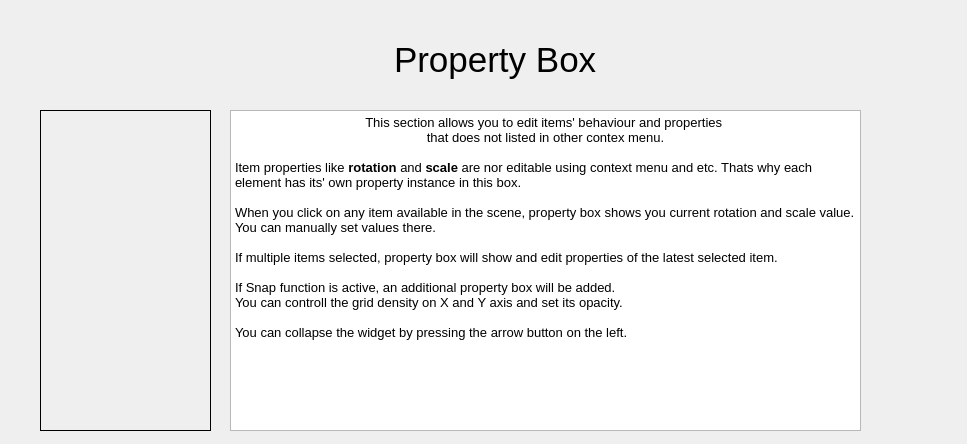
<?xml version="1.0" encoding="UTF-8"?>
<ui version="4.0">
 <class>WizardPage</class>
 <widget class="QWizardPage" name="WizardPage">
  <property name="geometry">
   <rect>
    <x>0</x>
    <y>0</y>
    <width>967</width>
    <height>444</height>
   </rect>
  </property>
  <property name="minimumSize">
   <size>
    <width>967</width>
    <height>444</height>
   </size>
  </property>
  <property name="baseSize">
   <size>
    <width>967</width>
    <height>444</height>
   </size>
  </property>
  <property name="windowTitle">
   <string>Introduction tutorial</string>
  </property>
  <property name="locale">
   <locale language="English" country="UnitedStates"/>
  </property>
  <widget class="QWidget" name="verticalLayoutWidget">
   <property name="geometry">
    <rect>
     <x>20</x>
     <y>20</y>
     <width>951</width>
     <height>80</height>
    </rect>
   </property>
   <layout class="QVBoxLayout" name="verticalLayout">
    <item alignment="Qt::AlignHCenter|Qt::AlignVCenter">
     <widget class="QLabel" name="label_17">
      <property name="font">
       <font>
        <pointsize>26</pointsize>
       </font>
      </property>
      <property name="text">
       <string>Property Box</string>
      </property>
     </widget>
    </item>
   </layout>
  </widget>
  <widget class="QWidget" name="gridLayoutWidget">
   <property name="geometry">
    <rect>
     <x>230</x>
     <y>110</y>
     <width>631</width>
     <height>321</height>
    </rect>
   </property>
   <layout class="QGridLayout" name="gridLayout">
    <item row="0" column="1">
     <widget class="QTextBrowser" name="textBrowser">
      <property name="html">
       <string>&lt;!DOCTYPE HTML PUBLIC &quot;-//W3C//DTD HTML 4.0//EN&quot; &quot;http://www.w3.org/TR/REC-html40/strict.dtd&quot;&gt;
&lt;html&gt;&lt;head&gt;&lt;meta name=&quot;qrichtext&quot; content=&quot;1&quot; /&gt;&lt;style type=&quot;text/css&quot;&gt;
p, li { white-space: pre-wrap; }
&lt;/style&gt;&lt;/head&gt;&lt;body style=&quot; font-family:'Noto Sans'; font-size:10pt; font-weight:400; font-style:normal;&quot;&gt;
&lt;p align=&quot;center&quot; style=&quot; margin-top:0px; margin-bottom:0px; margin-left:0px; margin-right:0px; -qt-block-indent:0; text-indent:0px;&quot;&gt;This section allows you to edit items' behaviour and properties &lt;/p&gt;
&lt;p align=&quot;center&quot; style=&quot; margin-top:0px; margin-bottom:0px; margin-left:0px; margin-right:0px; -qt-block-indent:0; text-indent:0px;&quot;&gt;that does not listed in other contex menu.&lt;/p&gt;
&lt;p align=&quot;center&quot; style=&quot;-qt-paragraph-type:empty; margin-top:0px; margin-bottom:0px; margin-left:0px; margin-right:0px; -qt-block-indent:0; text-indent:0px;&quot;&gt;&lt;br /&gt;&lt;/p&gt;
&lt;p style=&quot; margin-top:0px; margin-bottom:0px; margin-left:0px; margin-right:0px; -qt-block-indent:0; text-indent:0px;&quot;&gt;Item properties like &lt;span style=&quot; font-weight:600;&quot;&gt;rotation&lt;/span&gt; and &lt;span style=&quot; font-weight:600;&quot;&gt;scale &lt;/span&gt;are nor editable using context menu and etc. Thats why each element has its' own property instance in this box. &lt;/p&gt;
&lt;p style=&quot;-qt-paragraph-type:empty; margin-top:0px; margin-bottom:0px; margin-left:0px; margin-right:0px; -qt-block-indent:0; text-indent:0px;&quot;&gt;&lt;br /&gt;&lt;/p&gt;
&lt;p style=&quot; margin-top:0px; margin-bottom:0px; margin-left:0px; margin-right:0px; -qt-block-indent:0; text-indent:0px;&quot;&gt;When you click on any item available in the scene, property box shows you current rotation and scale value. You can manually set values there.&lt;/p&gt;
&lt;p style=&quot;-qt-paragraph-type:empty; margin-top:0px; margin-bottom:0px; margin-left:0px; margin-right:0px; -qt-block-indent:0; text-indent:0px;&quot;&gt;&lt;br /&gt;&lt;/p&gt;
&lt;p style=&quot; margin-top:0px; margin-bottom:0px; margin-left:0px; margin-right:0px; -qt-block-indent:0; text-indent:0px;&quot;&gt;If multiple items selected, property box will show and edit properties of the latest selected item.&lt;/p&gt;
&lt;p style=&quot;-qt-paragraph-type:empty; margin-top:0px; margin-bottom:0px; margin-left:0px; margin-right:0px; -qt-block-indent:0; text-indent:0px;&quot;&gt;&lt;br /&gt;&lt;/p&gt;
&lt;p style=&quot; margin-top:0px; margin-bottom:0px; margin-left:0px; margin-right:0px; -qt-block-indent:0; text-indent:0px;&quot;&gt;If Snap function is active, an additional property box will be added. &lt;/p&gt;
&lt;p style=&quot; margin-top:0px; margin-bottom:0px; margin-left:0px; margin-right:0px; -qt-block-indent:0; text-indent:0px;&quot;&gt;You can controll the grid density on X and Y axis and set its opacity.&lt;/p&gt;
&lt;p style=&quot;-qt-paragraph-type:empty; margin-top:0px; margin-bottom:0px; margin-left:0px; margin-right:0px; -qt-block-indent:0; text-indent:0px;&quot;&gt;&lt;br /&gt;&lt;/p&gt;
&lt;p style=&quot; margin-top:0px; margin-bottom:0px; margin-left:0px; margin-right:0px; -qt-block-indent:0; text-indent:0px;&quot;&gt;You can collapse the widget by pressing the arrow button on the left.&lt;/p&gt;
&lt;p style=&quot;-qt-paragraph-type:empty; margin-top:0px; margin-bottom:0px; margin-left:0px; margin-right:0px; -qt-block-indent:0; text-indent:0px;&quot;&gt;&lt;br /&gt;&lt;/p&gt;
&lt;p style=&quot;-qt-paragraph-type:empty; margin-top:0px; margin-bottom:0px; margin-left:0px; margin-right:0px; -qt-block-indent:0; text-indent:0px;&quot;&gt;&lt;br /&gt;&lt;/p&gt;&lt;/body&gt;&lt;/html&gt;</string>
      </property>
     </widget>
    </item>
   </layout>
  </widget>
  <widget class="QLabel" name="label">
   <property name="geometry">
    <rect>
     <x>40</x>
     <y>110</y>
     <width>171</width>
     <height>321</height>
    </rect>
   </property>
   <property name="frameShape">
    <enum>QFrame::Box</enum>
   </property>
   <property name="text">
    <string/>
   </property>
   <property name="pixmap">
    <pixmap resource="../../stylesheets/wizard_image.qrc">:/images/wizard_images/propertyBox.png</pixmap>
   </property>
   <property name="scaledContents">
    <bool>true</bool>
   </property>
  </widget>
 </widget>
 <resources>
  <include location="../../stylesheets/wizard_image.qrc"/>
 </resources>
 <connections/>
</ui>
